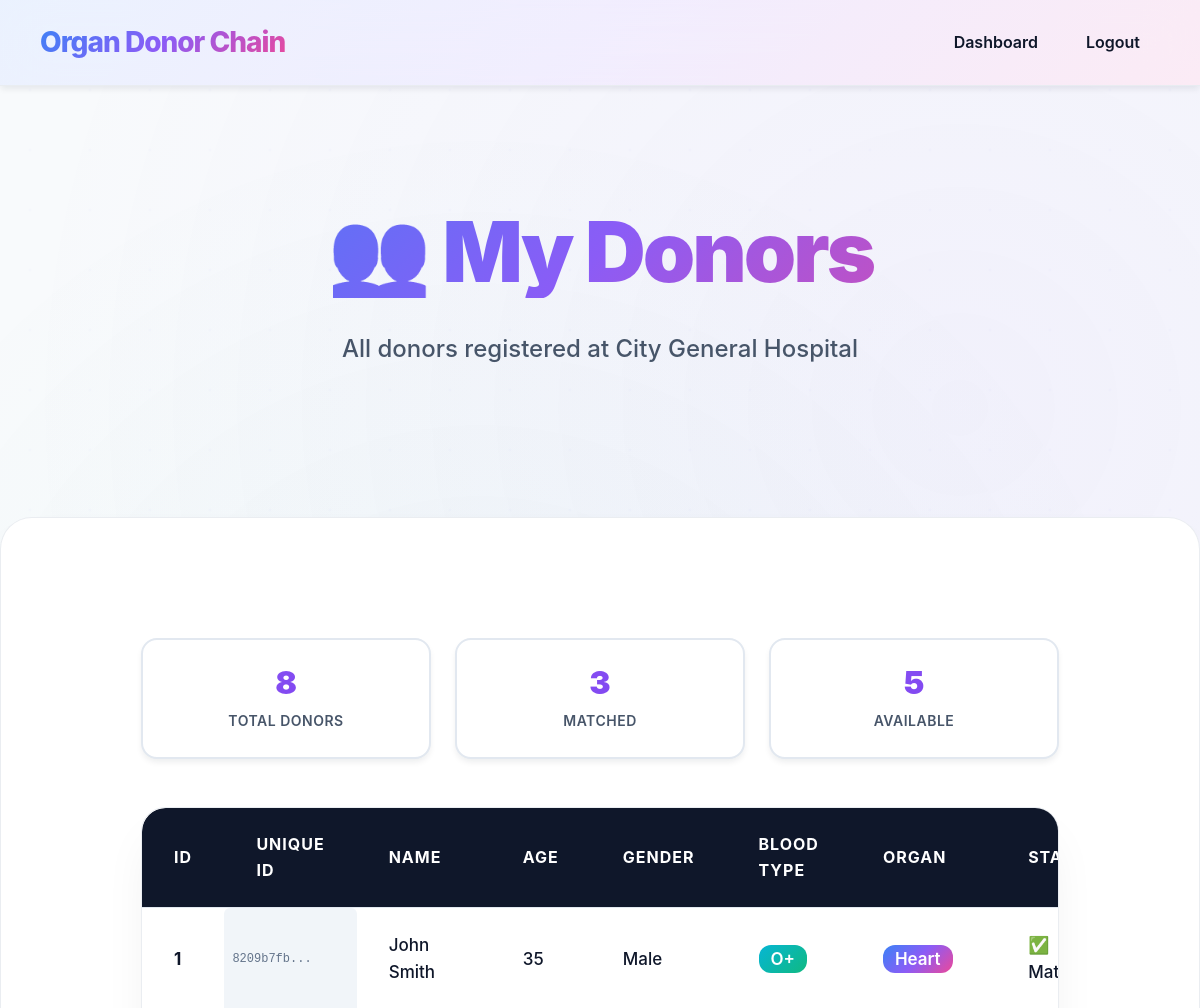
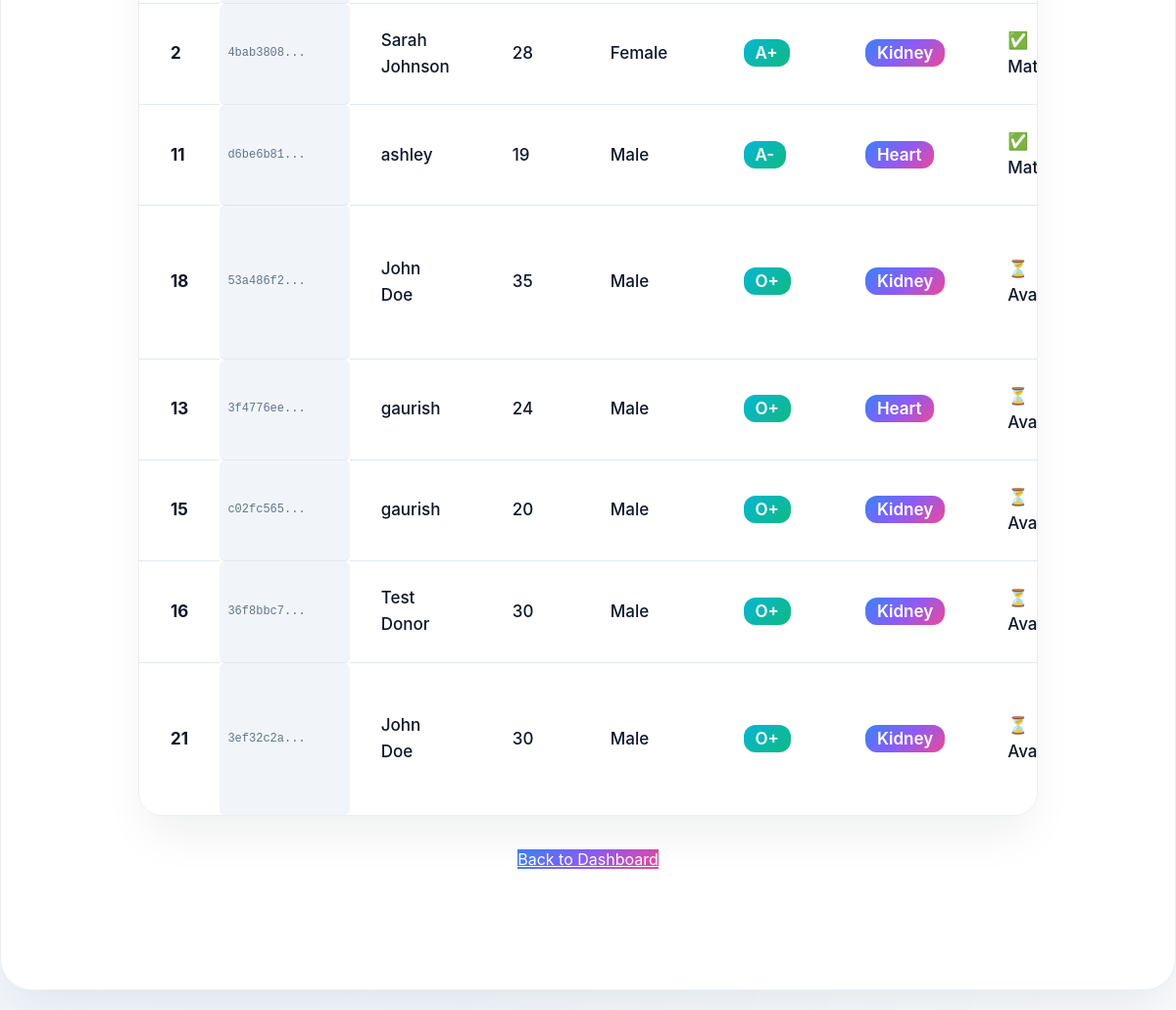
The app's page /hospital_donors (signed in) with its own data (2 pictures, top to bottom).
### tables this page shows
CREATE TABLE donor (
        id INTEGER PRIMARY KEY AUTOINCREMENT,
        unique_id TEXT UNIQUE,
        hospital_id INTEGER,
        name TEXT,
        age INTEGER,
        gender TEXT,
        blood_type TEXT,
        organ TEXT,
        status TEXT DEFAULT 'Not Matched',
        registration_date TEXT DEFAULT CURRENT_TIMESTAMP, medical_document_path TEXT,
        FOREIGN KEY (hospital_id) REFERENCES hospital(id)
    );

### server/app.py (the view)
@app.route('/hospital_donors')
def hospital_donors():
    if 'hospital' not in session:
        return redirect('/login')
    hospital_id = session['hospital']
    hospital_name = session.get('hospital_name')
    conn = sqlite3.connect(DB)
    c = conn.cursor()
    try:
        c.execute('''
            SELECT id, unique_id, name, age, gender, blood_type, organ, status, registration_date, medical_document_path
            FROM donor
            WHERE hospital_id = ?
            ORDER BY registration_date ASC
        ''', (hospital_id,))
        donors = c.fetchall()
    except sqlite3.OperationalError:
        c.execute('''
            SELECT id, name, age, gender, blood_type, organ, status
            FROM donor
            WHERE hospital_id = ?
            ORDER BY id ASC
        ''', (hospital_id,))
        old_donors = c.fetchall()
        donors = [(d[0], 'N/A', d[1], d[2], d[3], d[4], d[5], d[6], 'N/A') for d in old_donors]
    conn.close()
    return render_template('hospital_donors.html', donors=donors, hospital_name=hospital_name)

### server/app.py (called while the page is built)
@app.template_filter('basename')
def basename_filter(path):
    if path:
        return os.path.basename(path)
    return ''

### client/templates/hospital_donors.html (shortened to what this page needs)
<!DOCTYPE html>
<html>
<head>
    <link rel="stylesheet" href="../static/style.css">
    <link rel="stylesheet" href="https://cdnjs.cloudflare.com/ajax/libs/font-awesome/6.0.0/css/all.min.css">
</head>
<body>
<nav class="navbar">
    <div class="nav-container">
        <a class="brand" href="/login">Organ Donor Chain</a>
        <ul class="nav-links">
            <li><a href="/hospital_dashboard">Dashboard</a></li>
            <li><a href="/logout">Logout</a></li>
        </ul>
    </div>
</nav>
<section class="hero">
    <div class="hero-inner">
        <h1>👥 My Donors</h1>
        <p>All donors registered at {{ hospital_name }}</p>
    </div>
</section>
<div class="container container-wide">
    <div class="stats-header">
        <div class="stat-card">
            <div class="stat-number">{{ donors|length }}</div>
            <div class="stat-label">Total Donors</div>
        </div>
        <div class="stat-card">
            <div class="stat-number">{{ donors|selectattr('7', 'equalto', 'Matched')|list|length }}</div>
            <div class="stat-label">Matched</div>
        </div>
        <div class="stat-card">
            <div class="stat-number">{{ donors|selectattr('7', 'equalto', 'Not Matched')|list|length }}</div>
            <div class="stat-label">Available</div>
        </div>
    </div>
    <div class="table-container">
        <table>
            <thead>
                <tr>
                    <th>ID</th>
                    <th>Unique ID</th>
                    <th>Name</th>
                    <th>Age</th>
                    <th>Gender</th>
                    <th>Blood Type</th>
                    <th>Organ</th>
                    <th>Status</th>
                </tr>
            </thead>
            <tbody>
                {% for donor in donors %}
                <tr>
                    <td><strong>{{ donor[0] }}</strong></td>
                    <td class="unique-id-cell">{{ donor[1][:8] }}...</td>
                    <td>{{ donor[2] }}</td>
                    <td>{{ donor[3] }}</td>
                    <td>{{ donor[4] }}</td>
                    <td><span class="blood-type-badge">{{ donor[5] }}</span></td>
                    <td><span class="organ-badge">{{ donor[6] }}</span></td>
                    <td>
                        {% if donor[7] == 'Matched' %}
                        <span class="status-badge status-matched">✅ Matched</span>
                        {% else %}
                        <span class="status-badge status-not-matched">⏳ Available</span>
                        {% endif %}
                    </td>
                </tr>
                {% endfor %}
            </tbody>
        </table>
    </div>
    <div style="margin-top: 32px; text-align: center;">
        <a href="/hospital_dashboard" class="btn-primary">Back to Dashboard</a>
    </div>
</div>
</body>
</html>

### records on screen
donor: id "1", donor "8209b7fb", name "John Smith", age "35", gender "Male", blood_type "O+", organ "Heart"
donor: id "2", donor "4bab3808", name "Sarah Johnson", age "28", gender "Female", blood_type "A+", organ "Kidney"
donor: id "11", donor "d6be6b81", name "ashley", age "19", gender "Male", blood_type "A-", organ "Heart"
donor: id "18", donor "53a486f2", name "John Doe", age "35", gender "Male", blood_type "O+", organ "Kidney"
donor: id "13", donor "3f4776ee", name "gaurish", age "24", gender "Male", blood_type "O+", organ "Heart"
donor: id "15", donor "c02fc565", name "gaurish", age "20", gender "Male", blood_type "O+", organ "Kidney"
donor: id "16", donor "36f8bbc7", name "Test Donor", age "30", gender "Male", blood_type "O+", organ "Kidney"
donor: id "21", donor "3ef32c2a", name "John Doe", age "30", gender "Male", blood_type "O+", organ "Kidney"

### other values on screen
{{ hospital_name }} "City General Hospital"
{{ donors|length }} "8"
{{ donors|selectattr('7', 'equalto', 'Matched')|list|length }} "3"
{{ donors|selectattr('7', 'equalto', 'Not Matched')|list|length }} "5"
